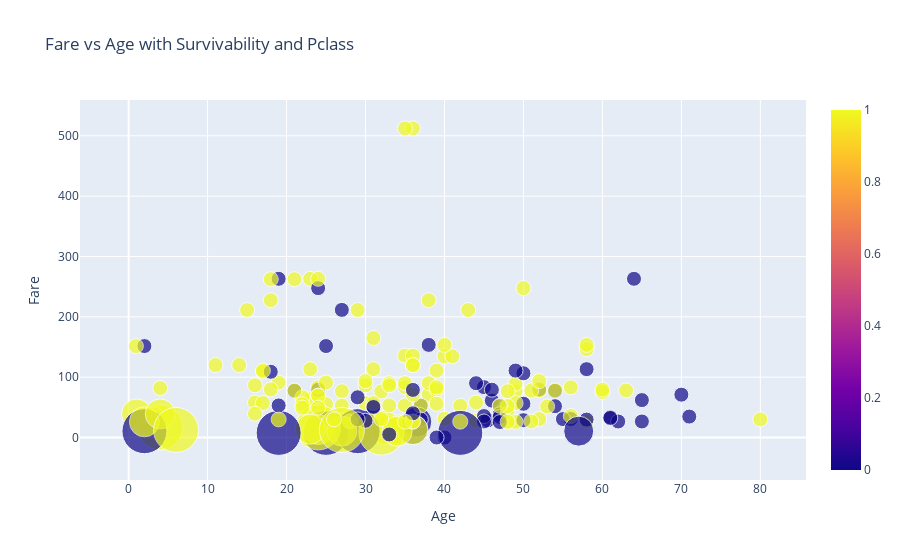

The notebook cell this image was saved under:
### Code cell
# defining data
data=[
    go.Scatter(x = df['Age'],y=df['Fare'],
               text=df['Pclass'],
                mode='markers',
               marker=dict(size=df['Pclass']*15, color=df['Survived'],showscale=True),
              )]

# defining layout
layout = go.Layout(title='Fare vs Age with Survivability and Pclass',xaxis=dict(title='Age'),yaxis=dict(title='Fare'),hovermode='closest')

# defining figure and plotting
figure = go.Figure(data=data,layout=layout)
iplot(figure)

### Figure 1 — Plotly figure (JSON) as saved in the notebook; plotly's stock layout.template omitted (floating-point values rounded to 4 significant figures; data arrays with more than 128 entries replaced by an {"elided": "..."} marker saying what was removed)
{"data": [{"marker": {"color": {"elided": "183 int values"}, "showscale": true, "size": {"elided": "183 int values"}}, "mode": "markers", "text": {"elided": "183 int values"}, "type": "scatter", "x": {"elided": "183 float values"}, "y": {"elided": "183 float values"}}], "layout": {"hovermode": "closest", "title": {"text": "Fare vs Age with Survivability and Pclass"}, "xaxis": {"title": {"text": "Age"}}, "yaxis": {"title": {"text": "Fare"}}}}
